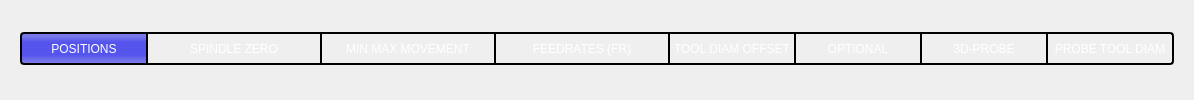
              <widget class="QWidget" name="probe_group_select_2" native="true">
               <property name="styleSheet">
                <string notr="true">QWidget {
    font: 13pt &quot;bebas kai&quot;;
}</string>
               </property>
               <layout class="QHBoxLayout" name="horizontalLayout_201">
                <property name="spacing">
                 <number>0</number>
                </property>
                <property name="leftMargin">
                 <number>20</number>
                </property>
                <property name="topMargin">
                 <number>3</number>
                </property>
                <property name="rightMargin">
                 <number>20</number>
                </property>
                <property name="bottomMargin">
                 <number>6</number>
                </property>
                <item>
                 <widget class="QPushButton" name="setter_positions">
                  <property name="minimumSize">
                   <size>
                    <width>127</width>
                    <height>37</height>
                   </size>
                  </property>
                  <property name="focusPolicy">
                   <enum>Qt::NoFocus</enum>
                  </property>
                  <property name="styleSheet">
                   <string notr="true">QPushButton {
    margin-top: 2px;
    margin-bottom: 2px;
    color: white;
    background:  qlineargradient(x1: 0, y1: 0, x2: 0, y2: 1,
                                     stop: 0 #4e4e4e, stop: 1.0 #3a3a3a);
    border-style: solid;
    border-color: black;
    border-top-width: 2px;
    border-bottom-width: 2px;
    border-right-width: 1px;
    border-left-width: 2px;
    min-width: 10ex;
    min-height: 25;
    padding: 2px;
    border-top-left-radius: 4px;
    border-top-right-radius: 0px;
    border-bottom-left-radius: 4px;
    border-bottom-right-radius: 0px;
}

QPushButton:pressed, QPushButton:hover {
    background:  qlineargradient(x1: 0, y1: 0, x2: 0, y2: 1,
                                     stop: 0 #A19E9E, stop: 1.0 #5C5959);
}

QPushButton:checked {
    background:  qlineargradient(spread:pad, x1:0, y1:0, x2:0, y2:1, stop:0 rgba(112, 112, 238, 255), stop:0.121053 rgba(123, 123, 232, 255), stop:0.3 rgba(85, 85, 238, 255), stop:0.694737 rgba(85, 85, 238, 255), stop:0.915789 rgba(123, 123, 232, 255), stop:1 rgba(112, 112, 238, 255))
}</string>
                  </property>
                  <property name="text">
                   <string>POSITIONS</string>
                  </property>
                  <property name="checkable">
                   <bool>true</bool>
                  </property>
                  <property name="checked">
                   <bool>true</bool>
                  </property>
                  <property name="autoExclusive">
                   <bool>true</bool>
                  </property>
                  <property name="page" stdset="0">
                   <number>0</number>
                  </property>
                  <attribute name="buttonGroup">
                   <string notr="true">settertabGroup</string>
                  </attribute>
                 </widget>
                </item>
                <item>
                 <widget class="QPushButton" name="setter_spindle_zero">
                  <property name="minimumSize">
                   <size>
                    <width>174</width>
                    <height>37</height>
                   </size>
                  </property>
                  <property name="focusPolicy">
                   <enum>Qt::NoFocus</enum>
                  </property>
                  <property name="styleSheet">
                   <string notr="true">QPushButton {
    margin-top: 2px;
    margin-bottom: 2px;
    color: white;
    background:  qlineargradient(x1: 0, y1: 0, x2: 0, y2: 1,
                                     stop: 0 #4e4e4e, stop: 1.0 #3a3a3a);
    border-style: solid;
    border-color: black;
    border-top-width: 2px;
    border-bottom-width: 2px;
    border-right-width: 1px;
    border-left-width: 1px;
    min-width: 14ex;
    min-height: 25;
    padding: 2px;
    border-top-left-radius: 0px;
    border-top-right-radius: 0px;
    border-bottom-left-radius: 0px;
    border-bottom-right-radius: 0px;
}

QPushButton:pressed, QPushButton:hover {
    background:  qlineargradient(x1: 0, y1: 0, x2: 0, y2: 1,
                                     stop: 0 #A19E9E, stop: 1.0 #5C5959);
}

QPushButton:checked {
    background:  qlineargradient(spread:pad, x1:0, y1:0, x2:0, y2:1, stop:0 rgba(112, 112, 238, 255), stop:0.121053 rgba(123, 123, 232, 255), stop:0.3 rgba(85, 85, 238, 255), stop:0.694737 rgba(85, 85, 238, 255), stop:0.915789 rgba(123, 123, 232, 255), stop:1 rgba(112, 112, 238, 255))
}</string>
                  </property>
                  <property name="text">
                   <string>SPINDLE ZERO</string>
                  </property>
                  <property name="checkable">
                   <bool>true</bool>
                  </property>
                  <property name="autoExclusive">
                   <bool>true</bool>
                  </property>
                  <property name="page" stdset="0">
                   <number>1</number>
                  </property>
                  <attribute name="buttonGroup">
                   <string notr="true">settertabGroup</string>
                  </attribute>
                 </widget>
                </item>
                <item>
                 <widget class="QPushButton" name="setter_movement">
                  <property name="minimumSize">
                   <size>
                    <width>174</width>
                    <height>37</height>
                   </size>
                  </property>
                  <property name="focusPolicy">
                   <enum>Qt::NoFocus</enum>
                  </property>
                  <property name="styleSheet">
                   <string notr="true">QPushButton {
    margin-top: 2px;
    margin-bottom: 2px;
    color: white;
    background:  qlineargradient(x1: 0, y1: 0, x2: 0, y2: 1,
                                     stop: 0 #4e4e4e, stop: 1.0 #3a3a3a);
    border-style: solid;
    border-color: black;
    border-top-width: 2px;
    border-bottom-width: 2px;
    border-right-width: 1px;
    border-left-width: 1px;
    min-width: 14ex;
    min-height: 25;
    padding: 2px;
    border-top-left-radius: 0px;
    border-top-right-radius: 0px;
    border-bottom-left-radius: 0px;
    border-bottom-right-radius: 0px;
}

QPushButton:pressed, QPushButton:hover {
    background:  qlineargradient(x1: 0, y1: 0, x2: 0, y2: 1,
                                     stop: 0 #A19E9E, stop: 1.0 #5C5959);
}

QPushButton:checked {
    background:  qlineargradient(spread:pad, x1:0, y1:0, x2:0, y2:1, stop:0 rgba(112, 112, 238, 255), stop:0.121053 rgba(123, 123, 232, 255), stop:0.3 rgba(85, 85, 238, 255), stop:0.694737 rgba(85, 85, 238, 255), stop:0.915789 rgba(123, 123, 232, 255), stop:1 rgba(112, 112, 238, 255))
}</string>
                  </property>
                  <property name="text">
                   <string>MIN MAX MOVEMENT</string>
                  </property>
                  <property name="checkable">
                   <bool>true</bool>
                  </property>
                  <property name="autoExclusive">
                   <bool>true</bool>
                  </property>
                  <property name="page" stdset="0">
                   <number>2</number>
                  </property>
                  <attribute name="buttonGroup">
                   <string notr="true">settertabGroup</string>
                  </attribute>
                 </widget>
                </item>
                <item>
                 <widget class="QPushButton" name="setter_feedrates">
                  <property name="minimumSize">
                   <size>
                    <width>174</width>
                    <height>37</height>
                   </size>
                  </property>
                  <property name="focusPolicy">
                   <enum>Qt::NoFocus</enum>
                  </property>
                  <property name="styleSheet">
                   <string notr="true">QPushButton {
    margin-top: 2px;
    margin-bottom: 2px;
    color: white;
    background:  qlineargradient(x1: 0, y1: 0, x2: 0, y2: 1,
                                     stop: 0 #4e4e4e, stop: 1.0 #3a3a3a);
    border-style: solid;
    border-color: black;
    border-top-width: 2px;
    border-bottom-width: 2px;
    border-right-width: 1px;
    border-left-width: 1px;
    min-width: 14ex;
    min-height: 25;
    padding: 2px;
    border-top-left-radius: 0px;
    border-top-right-radius: 0px;
    border-bottom-left-radius: 0px;
    border-bottom-right-radius: 0px;
}

QPushButton:pressed, QPushButton:hover {
    background:  qlineargradient(x1: 0, y1: 0, x2: 0, y2: 1,
                                     stop: 0 #A19E9E, stop: 1.0 #5C5959);
}

QPushButton:checked {
    background:  qlineargradient(spread:pad, x1:0, y1:0, x2:0, y2:1, stop:0 rgba(112, 112, 238, 255), stop:0.121053 rgba(123, 123, 232, 255), stop:0.3 rgba(85, 85, 238, 255), stop:0.694737 rgba(85, 85, 238, 255), stop:0.915789 rgba(123, 123, 232, 255), stop:1 rgba(112, 112, 238, 255))
}</string>
                  </property>
                  <property name="text">
                   <string>FEEDRATES (FR)</string>
                  </property>
                  <property name="checkable">
                   <bool>true</bool>
                  </property>
                  <property name="autoExclusive">
                   <bool>true</bool>
                  </property>
                  <property name="page" stdset="0">
                   <number>3</number>
                  </property>
                  <attribute name="buttonGroup">
                   <string notr="true">settertabGroup</string>
                  </attribute>
                 </widget>
                </item>
                <item>
                 <widget class="QPushButton" name="setter_diam_offset">
                  <property name="minimumSize">
                   <size>
                    <width>126</width>
                    <height>37</height>
                   </size>
                  </property>
                  <property name="focusPolicy">
                   <enum>Qt::NoFocus</enum>
                  </property>
                  <property name="styleSheet">
                   <string notr="true">QPushButton {
    margin-top: 2px;
    margin-bottom: 2px;
    color: white;
    background:  qlineargradient(x1: 0, y1: 0, x2: 0, y2: 1,
                                     stop: 0 #4e4e4e, stop: 1.0 #3a3a3a);
    border-style: solid;
    border-color: black;
    border-top-width: 2px;
    border-bottom-width: 2px;
    border-right-width: 1px;
    border-left-width: 1px;
    min-width: 10ex;
    min-height: 25;
    padding: 2px;
    border-top-left-radius: 0px;
    border-top-right-radius: 0px;
    border-bottom-left-radius: 0px;
    border-bottom-right-radius: 0px;
}

QPushButton:pressed, QPushButton:hover {
    background:  qlineargradient(x1: 0, y1: 0, x2: 0, y2: 1,
                                     stop: 0 #A19E9E, stop: 1.0 #5C5959);
}

QPushButton:checked {
    background:  qlineargradient(spread:pad, x1:0, y1:0, x2:0, y2:1, stop:0 rgba(112, 112, 238, 255), stop:0.121053 rgba(123, 123, 232, 255), stop:0.3 rgba(85, 85, 238, 255), stop:0.694737 rgba(85, 85, 238, 255), stop:0.915789 rgba(123, 123, 232, 255), stop:1 rgba(112, 112, 238, 255))
}</string>
                  </property>
                  <property name="text">
                   <string>TOOL DIAM OFFSET</string>
                  </property>
                  <property name="checkable">
                   <bool>true</bool>
                  </property>
                  <property name="autoExclusive">
                   <bool>true</bool>
                  </property>
                  <property name="page" stdset="0">
                   <number>4</number>
                  </property>
                  <attribute name="buttonGroup">
                   <string notr="true">settertabGroup</string>
                  </attribute>
                 </widget>
                </item>
                <item>
                 <widget class="QPushButton" name="setter_optional">
                  <property name="minimumSize">
                   <size>
                    <width>126</width>
                    <height>37</height>
                   </size>
                  </property>
                  <property name="focusPolicy">
                   <enum>Qt::NoFocus</enum>
                  </property>
                  <property name="styleSheet">
                   <string notr="true">QPushButton {
    margin-top: 2px;
    margin-bottom: 2px;
    color: white;
    background:  qlineargradient(x1: 0, y1: 0, x2: 0, y2: 1,
                                     stop: 0 #4e4e4e, stop: 1.0 #3a3a3a);
    border-style: solid;
    border-color: black;
    border-top-width: 2px;
    border-bottom-width: 2px;
    border-right-width: 1px;
    border-left-width: 1px;
    min-width: 10ex;
    min-height: 25;
    padding: 2px;
    border-top-left-radius: 0px;
    border-top-right-radius: 0px;
    border-bottom-left-radius: 0px;
    border-bottom-right-radius: 0px;
}

QPushButton:pressed, QPushButton:hover {
    background:  qlineargradient(x1: 0, y1: 0, x2: 0, y2: 1,
                                     stop: 0 #A19E9E, stop: 1.0 #5C5959);
}

QPushButton:checked {
    background:  qlineargradient(spread:pad, x1:0, y1:0, x2:0, y2:1, stop:0 rgba(112, 112, 238, 255), stop:0.121053 rgba(123, 123, 232, 255), stop:0.3 rgba(85, 85, 238, 255), stop:0.694737 rgba(85, 85, 238, 255), stop:0.915789 rgba(123, 123, 232, 255), stop:1 rgba(112, 112, 238, 255))
}</string>
                  </property>
                  <property name="text">
                   <string>OPTIONAL</string>
                  </property>
                  <property name="checkable">
                   <bool>true</bool>
                  </property>
                  <property name="autoExclusive">
                   <bool>true</bool>
                  </property>
                  <property name="page" stdset="0">
                   <number>5</number>
                  </property>
                  <attribute name="buttonGroup">
                   <string notr="true">settertabGroup</string>
                  </attribute>
                 </widget>
                </item>
                <item>
                 <widget class="QPushButton" name="setter_3d_probe">
                  <property name="minimumSize">
                   <size>
                    <width>126</width>
                    <height>37</height>
                   </size>
                  </property>
                  <property name="focusPolicy">
                   <enum>Qt::NoFocus</enum>
                  </property>
                  <property name="styleSheet">
                   <string notr="true">QPushButton {
    margin-top: 2px;
    margin-bottom: 2px;
    color: white;
    background:  qlineargradient(x1: 0, y1: 0, x2: 0, y2: 1,
                                     stop: 0 #4e4e4e, stop: 1.0 #3a3a3a);
    border-style: solid;
    border-color: black;
    border-top-width: 2px;
    border-bottom-width: 2px;
    border-right-width: 1px;
    border-left-width: 1px;
    min-width: 10ex;
    min-height: 25;
    padding: 2px;
    border-top-left-radius: 0px;
    border-top-right-radius: 0px;
    border-bottom-left-radius: 0px;
    border-bottom-right-radius: 0px;
}

QPushButton:pressed, QPushButton:hover {
    background:  qlineargradient(x1: 0, y1: 0, x2: 0, y2: 1,
                                     stop: 0 #A19E9E, stop: 1.0 #5C5959);
}

QPushButton:checked {
    background:  qlineargradient(spread:pad, x1:0, y1:0, x2:0, y2:1, stop:0 rgba(112, 112, 238, 255), stop:0.121053 rgba(123, 123, 232, 255), stop:0.3 rgba(85, 85, 238, 255), stop:0.694737 rgba(85, 85, 238, 255), stop:0.915789 rgba(123, 123, 232, 255), stop:1 rgba(112, 112, 238, 255))
}</string>
                  </property>
                  <property name="text">
                   <string>3D-PROBE</string>
                  </property>
                  <property name="checkable">
                   <bool>true</bool>
                  </property>
                  <property name="autoExclusive">
                   <bool>true</bool>
                  </property>
                  <property name="page" stdset="0">
                   <number>6</number>
                  </property>
                  <attribute name="buttonGroup">
                   <string notr="true">settertabGroup</string>
                  </attribute>
                 </widget>
                </item>
                <item>
                 <widget class="QPushButton" name="setter_probe_diam">
                  <property name="minimumSize">
                   <size>
                    <width>127</width>
                    <height>37</height>
                   </size>
                  </property>
                  <property name="focusPolicy">
                   <enum>Qt::NoFocus</enum>
                  </property>
                  <property name="styleSheet">
                   <string notr="true">QPushButton {
    margin-top: 2px;
    margin-bottom: 2px;
    color: white;
    background:  qlineargradient(x1: 0, y1: 0, x2: 0, y2: 1,
                                     stop: 0 #4e4e4e, stop: 1.0 #3a3a3a);
    border-style: solid;
    border-color: black;
    border-top-width: 2px;
    border-bottom-width: 2px;
    border-right-width: 2px;
    border-left-width: 1px;
    min-width: 10ex;
    min-height: 25;
    padding: 2px;
    border-top-left-radius: 0px;
    border-top-right-radius: 4px;
    border-bottom-left-radius: 0px;
    border-bottom-right-radius: 4px;
}

QPushButton:pressed, QPushButton:hover {
    background:  qlineargradient(x1: 0, y1: 0, x2: 0, y2: 1,
                                     stop: 0 #A19E9E, stop: 1.0 #5C5959);
}

QPushButton:checked {
    background:  qlineargradient(spread:pad, x1:0, y1:0, x2:0, y2:1, stop:0 rgba(112, 112, 238, 255), stop:0.121053 rgba(123, 123, 232, 255), stop:0.3 rgba(85, 85, 238, 255), stop:0.694737 rgba(85, 85, 238, 255), stop:0.915789 rgba(123, 123, 232, 255), stop:1 rgba(112, 112, 238, 255))
}</string>
                  </property>
                  <property name="text">
                   <string>PROBE TOOL DIAM</string>
                  </property>
                  <property name="checkable">
                   <bool>true</bool>
                  </property>
                  <property name="autoExclusive">
                   <bool>true</bool>
                  </property>
                  <property name="page" stdset="0">
                   <number>7</number>
                  </property>
                  <attribute name="buttonGroup">
                   <string notr="true">settertabGroup</string>
                  </attribute>
                 </widget>
                </item>
               </layout>
              </widget>
